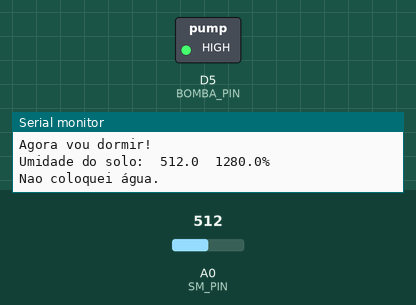
A sketch run on a simulated ESP8266 (NodeMCU). Parts: switched loads named in the sketch (green lamp = pin HIGH), the last lines printed to the serial monitor. The test bench sets the inputs (shaded band); at power-on: A0 (SM_PIN) = 512. WiFi joins after 1.5 s; servers stay silent unless stated.

Above: at 3.7 s.
3.8 s: A0 (SM_PIN) set to 26
5.3 s: A0 (SM_PIN) set to 22
At 6.0 s:
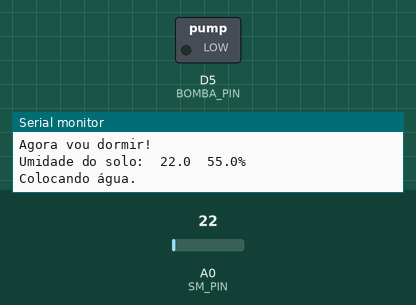
Timing chart, 0 to 8.3 s (numbered marks = the images above; inputs shaded):
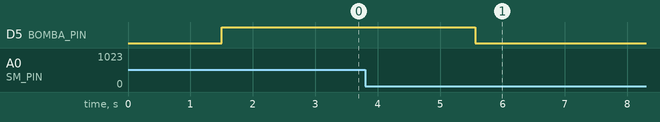

The sketch:

InteliHorta.ino
```cpp
/*
 * Código utilizado no projeto InteliHorta
 *
 * Desenvolvedores:
 *    Antonio Deusany de Carvalho Junior
 *    Janaina da Silva Fortirer
 *    Celso
 *    Kessia
 *    Leticia
 *    Luan
 *    Silvia
 */

#include <ESP8266WiFi.h>
#include "ThingSpeak.h" // v 1.5.0
#include "keys.h"

// WiFi
WiFiClient client;

// Umidade do solo (Sensor soil moisture)
#define SM_PIN A0 // Porta analógica usada para comunicação (Onde se pluga o fio amarelo no NodeMCU)

// Bomba d'água
#define BOMBA_PIN D5
float umidadeBaixa = 60; // É preciso regar
float umidadeCritica = 50; // É preciso regar muito
int tempoDeRegarMin = 10000; // Tempo máximo para regar em milissegundos
int tempoDeRegarMax = 20000; // Tempo máximo para regar em milissegundos

// Tempo sem coletar dados (em minutos)
int minutosDeDescanso = 0.1;

void setup(void)
{
  Serial.begin(9600);

  // WiFi
  //wifi_set_macaddr(STATION_IF, MAC); // Define novo endereço de MAC daplaca de rede se for preciso
  conectarWiFi(); // Configura o Wifi

  // ThingSpeak
  ThingSpeak.begin(client); // Inicia o cliente IoT

  // Bomba d'água
  pinMode (BOMBA_PIN, OUTPUT);
  digitalWrite(BOMBA_PIN, HIGH);

  delay(1000); // Aguarda um tempo antes de iniciar a coleta de dados
}

void loop(void)
{
  // Verifica a conexão WiFi
  while (WiFi.status() != WL_CONNECTED) {
    conectarWiFi();
  }

  // Umidade do Solo
  float soilMoisture = analogRead(SM_PIN);
  float smMapped = map(soilMoisture,0,40,0,100); // Mapeia os valores para uma faixa entre 0 e 100%
  Serial.print("Umidade do solo:\t");
  Serial.print(soilMoisture, 1);
  Serial.print("\t");
  Serial.print(smMapped, 1);
  Serial.println("%");

  // Controle da da bomba d'água
  int coloqueiAgua = 0;

  if (smMapped <= umidadeCritica)  {
           Serial.println("Colocando água.");
              digitalWrite(BOMBA_PIN, LOW);  // Ligar  a bomba
              delay (tempoDeRegarMax);
              digitalWrite(BOMBA_PIN, HIGH);  // Desligar a bomba
              coloqueiAgua = 1;
              Serial.println("Coloquei muita água.");
  } else
  if (smMapped <= umidadeBaixa)  {
              Serial.println("Colocando água.");
              digitalWrite(BOMBA_PIN, LOW);  // Ligar  a bomba
              delay (tempoDeRegarMin);
              digitalWrite(BOMBA_PIN, HIGH);  // Desligar a bomba
              coloqueiAgua = 1;
              Serial.println("Coloquei água.");
    } else {
              Serial.println("Nao coloquei água.");
    }

  // Define os valores dos campos a serem enviados para a Nuvem
  ThingSpeak.setField(1, coloqueiAgua);
  ThingSpeak.setField(2, smMapped);

  // Envia os dados para o ThingSpeak
  int x = ThingSpeak.writeFields(myChannelNumber, myWriteAPIKey); // Envia dados e retorna informação sobre o envio
  if(x == 200){
    Serial.println("Canal atualizado com sucesso.");
  }
  else{
    Serial.println("Problema ao atualizar o canal. Código do erro no HTTP: " + String(x));
  }

  Serial.println("\nAgora vou dormir!\n");
  delay(minutosDeDescanso * 60e6);
  //ESP.deepSleep(minutosDeDescanso * 60e6); // Método para desligar o ESP (tempo em microssegundos)
}

// Método para (re)conectar à rede WiFi
void conectarWiFi() {
  Serial.print("Conectando-se à rede: ");
  Serial.println(ssid);
  WiFi.mode(WIFI_STA);
  WiFi.begin(ssid, pass);
  while (WiFi.status() != WL_CONNECTED) {
    delay(500);
    Serial.print(".");
  }
  Serial.println("");
  Serial.println("WiFi conectado");
  Serial.print("Endereço de IP: ");
  Serial.println(WiFi.localIP());
}
```

keys.h
```cpp
//----------------  Fill in your credentails   ---------------------
char ssid[] = "ssid";             // your network SSID (name)
char pass[] = "password";         // your network password
unsigned long myChannelNumber = 000000;  // Replace the 0 with your channel number
const char * myWriteAPIKey = "0000000000000000";    // Paste your ThingSpeak Write API Key between the quotes
//------------------------------------------------------------------
```

Measured:
- the behaviour switches between 25 and 24 on A0 (SM_PIN) (found by bisection; images 0 and 1)
- after the input at 5.3 s, D5 (BOMBA_PIN): HIGH → LOW after 0.27 s
